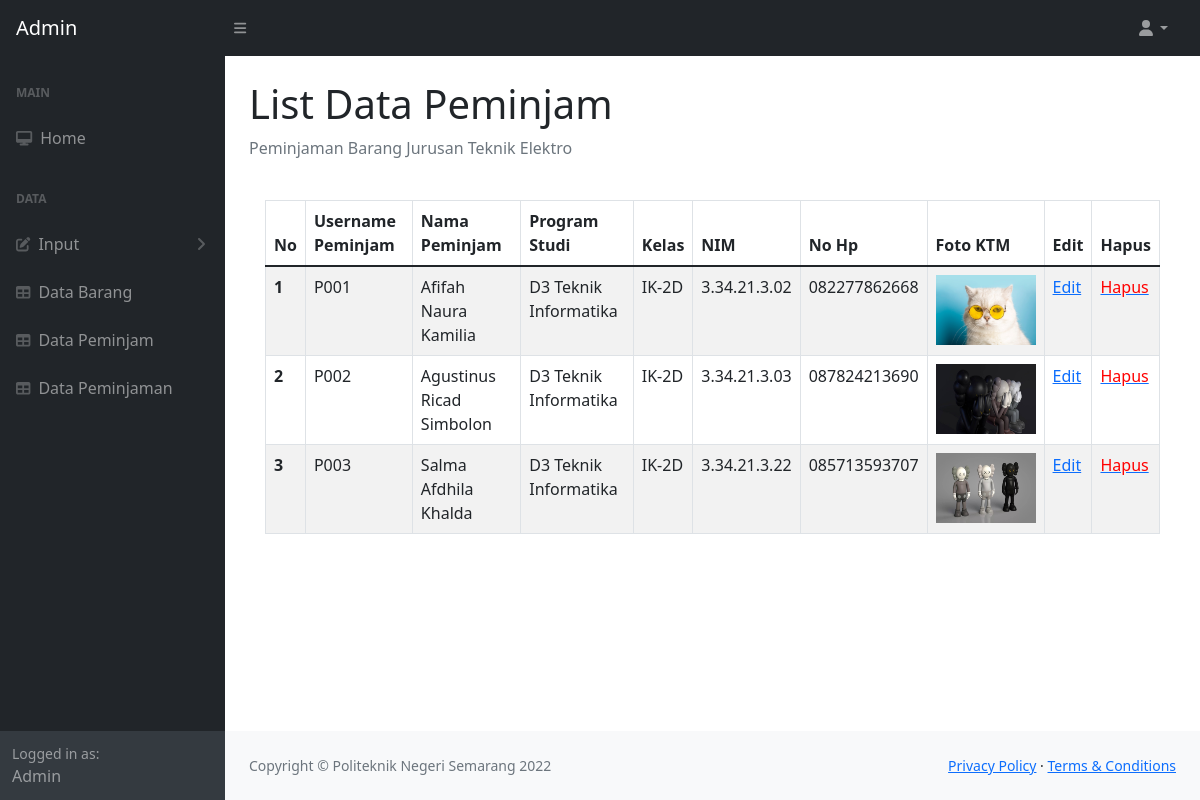
The page /tampil_data_peminjam.php (signed in) on the database its author committed.
### tables this page shows
CREATE TABLE `user` (
  `id` int(11) NOT NULL,
  `nama_lengkap` varchar(100) NOT NULL,
  `no_hp` varchar(20) NOT NULL,
  `username` varchar(100) NOT NULL,
  `password` varchar(100) NOT NULL,
  `level` int(11) NOT NULL,
  `kode_peminjam` varchar(20) NOT NULL
);

CREATE TABLE `data_peminjam` (
  `id` int(11) NOT NULL,
  `kode_peminjam` varchar(20) NOT NULL,
  `nama_peminjam` varchar(100) NOT NULL,
  `prodi` varchar(50) NOT NULL,
  `kelas` varchar(20) NOT NULL,
  `nim` varchar(20) NOT NULL,
  `no_hp` varchar(15) NOT NULL,
  `foto` varchar(100) NOT NULL
);

### config.php (called while the page is built, shortened)
<?php
    class database{
        var $host = "localhost";
        var $username = "root";
        var $password = "";
        var $database = "peminjaman_barang";
        var $koneksi = "";
        function __construct(){
            $this->koneksi = mysqli_connect($this->host, $this->username, $this->password, $this->database);
        }
        function tampil_data()
        {
            $data = mysqli_query($this->koneksi,"select * from data_peminjam");
            while($row = mysqli_fetch_array($data)){
                $hasil[] = $row;
            }
            return $hasil;
        }
        function login($username)
        {
            $data = mysqli_query($this->koneksi,"SELECT * FROM user where username = '$username'");
            if (mysqli_num_rows($data) == 0) {
                echo "<b>Data user tidak valid</br>";
                $hasil = [];
                header('location:login.php');
            }
            else{
                while($row = mysqli_fetch_array($data)){
                    $hasil[] = $row;
                }
            }
            return $hasil;
        }
    }
?>

### tampil_data_peminjam.php (the view, shortened to what this page needs)
<?php
    $username = $_SESSION['username'];
    include "config.php";
    $db = new Database();
    foreach($db->login($username) as $x){
        $level = $x['level'];
        if($level=='1'){
?>
<!DOCTYPE html>
<html lang="en">
<head>
    <link href="https://cdn.jsdelivr.net/npm/simple-datatables@latest/dist/style.css" rel="stylesheet" />
    <link href="hlmn2/css/styles.css" rel="stylesheet" />
</head>
<body class="sb-nav-fixed">
    <?php
        $db = new Database();
    ?>
    <nav class="sb-topnav navbar navbar-expand navbar-dark bg-dark">
            <a class="navbar-brand ps-3" href="halaman_admin.php">Admin</a>
            <button class="btn btn-link btn-sm order-1 order-lg-0 me-4 me-lg-0" id="sidebarToggle" href="#!"><i class="fas fa-bars"></i></button>
            <ul class="navbar-nav ms-auto ms-md-0 me-3 me-lg-4">
                <li class="nav-item dropdown">
                    <a class="nav-link dropdown-toggle" id="navbarDropdown" href="#" role="button" data-bs-toggle="dropdown" aria-expanded="false"><i class="fas fa-user fa-fw"></i></a>
                </li>
            </ul>
        </nav>
        <div id="layoutSidenav">
            <div id="layoutSidenav_nav">
                <nav class="sb-sidenav accordion sb-sidenav-dark" id="sidenavAccordion">
                    <div class="sb-sidenav-menu">
                        <div class="nav">
                            <div class="sb-sidenav-menu-heading">Main</div>
                            <a class="nav-link" href="halaman_admin.php">
                                <div class="sb-nav-link-icon"><i class="fas fa-desktop"></i></div>
                                Home
                            </a>
                            <div class="sb-sidenav-menu-heading">Data</div>
                            <a class="nav-link collapsed" href="#" data-bs-toggle="collapse" data-bs-target="#collapseLayouts" aria-expanded="false" aria-controls="collapseLayouts">
                                <div class="sb-nav-link-icon"><i class="fas fa-edit"></i></div>
                                Input
                                <div class="sb-sidenav-collapse-arrow"><i class="fas fa-angle-down"></i></div>
                            </a>
                            <a class="nav-link" href="tampil_data_barang.php">
                                <div class="sb-nav-link-icon"><i class="fas fa-table"></i></div>
                                Data Barang
                            </a>
                            <a class="nav-link" href="tampil_data_peminjam.php">
                                <div class="sb-nav-link-icon"><i class="fas fa-table"></i></div>
                                Data Peminjam
                            </a>
                            <a class="nav-link" href="tampil_peminjaman.php">
                                <div class="sb-nav-link-icon"><i class="fas fa-table"></i></div>
                                Data Peminjaman
                            </a>
                        </div>
                    </div>
                    <div class="sb-sidenav-footer">
                        <div class="small">Logged in as:</div>
                        Admin
                    </div>
                </nav>
            </div>
            <div id="layoutSidenav_content">
                <main>
                <div class="container-fluid px-4">
                        <h1 class="mt-4">List Data Peminjam</h1>
                        <ol class="breadcrumb mb-4">
                            <li class="breadcrumb-item active">Peminjaman Barang Jurusan Teknik Elektro</li>
                        </ol>
                            <div class="card-body">
                                <table class="table table-striped table-bordered table-hover" id="datatablesSimple">
            <thead>
    <tr>
        <th scope="col">No</th>
        <th scope="col">Username Peminjam</th>
        <th scope="col">Nama Peminjam</th>
        <th scope="col">Program Studi</th>
        <th scope="col">Kelas</th>
        <th scope="col">NIM</th>
        <th scope="col">No Hp</th>
        <th scope="col">Foto KTM</th>
        <th scope="col">Edit</th>
        <th scope="col">Hapus</th>
    </tr>
    </thead>
    <tbody>
    <?php
    $no = 1;
    foreach($db->tampil_data() as $x){
    ?>
    <tr>
        <th scope="row"><?php echo $no++; ?></th>
        <td><?php echo $x['kode_peminjam']; ?></td>
        <td><?php echo $x['nama_peminjam']; ?></td>
        <td><?php echo $x['prodi']; ?></td>
        <td><?php echo $x['kelas']; ?></td>
        <td><?php echo $x['nim']; ?></td>
        <td><?php echo $x['no_hp']; ?></td>
        <td>
            <?php
            if (empty($x['foto'])) {
            ?>
                <font color="red">Belum ada foto</font>
            <?php
            } else {
            ?>
                <img src="<?php echo $x['foto']; ?>" alt="" width="100" height="70">
            <?php
            }
            ?>
        </td>
        <td><a href="edit_data_peminjam.php?id=<?php echo $x['kode_peminjam']; ?>">Edit</a></td>
        <td><a href="hapus_data_peminjam.php?id=<?php echo $x['kode_peminjam']; ?>" onClick="return confirm('Anda yakin akan menghapus?'); if (ok) return true; else return false"><font color="red">Hapus</font></a></td>
    </tr>
    <?php
    }
    ?>
    </tbody>
                                </table>
                        </div>
                    </div>
                </main>
                <footer class="py-4 bg-light mt-auto">
                    <div class="container-fluid px-4">
                        <div class="d-flex align-items-center justify-content-between small">
                            <div class="text-muted">Copyright &copy; Politeknik Negeri Semarang 2022</div>
                            <div>
                                <a href="#">Privacy Policy</a>
                                &middot;
                                <a href="#">Terms &amp; Conditions</a>
                            </div>
                        </div>
                    </div>
                </footer>
            </div>
        </div>
</body>
</html>
<?php
        }
        else{
            echo "Anda belum login";
            header("Location: login.php");
        }
    }
?>

### rows shown on the page
data_peminjam: kode_peminjam "P001", nama_peminjam "Afifah Naura Kamilia", prodi "D3 Teknik Informatika", kelas "IK-2D", nim "3.34.21.3.02", no_hp "082277862668", foto (picture)
data_peminjam: kode_peminjam "P002", nama_peminjam "Agustinus Ricad Simbolon", prodi "D3 Teknik Informatika", kelas "IK-2D", nim "3.34.21.3.03", no_hp "087824213690", foto (picture)
data_peminjam: kode_peminjam "P003", nama_peminjam "Salma Afdhila Khalda", prodi "D3 Teknik Informatika", kelas "IK-2D", nim "3.34.21.3.22", no_hp "085713593707", foto (picture)
